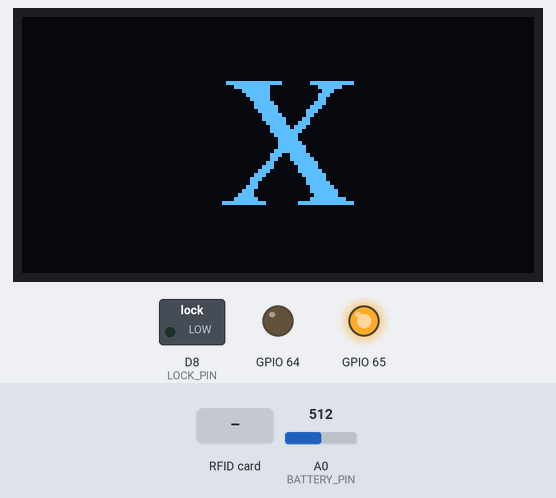
The sketch below on a simulated ESP8266 (NodeMCU). Parts: 128×64 one-colour display, switched loads named in the sketch (green lamp = pin HIGH), output pins drawn as LEDs (lit = HIGH). The test bench sets the inputs (shaded band); at power-on: A0 (BATTERY_PIN) = 512. WiFi joins after 1.5 s; servers stay silent unless stated; uploads are accepted with an empty reply; pins used as bus, display or sensor lines are not drawn; what the sketch prints to the serial monitor is not drawn.

Above: at 1.1 s.
At 3.8 s:
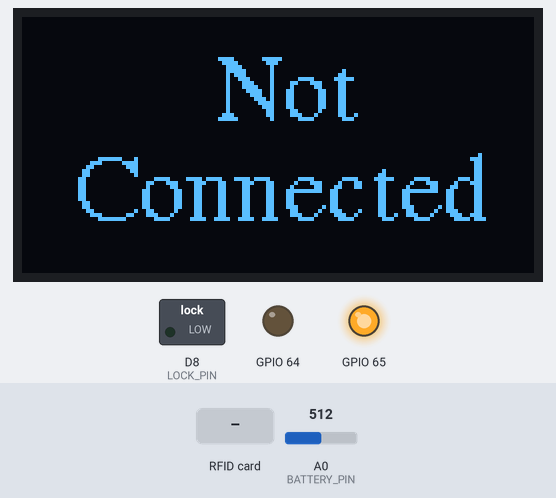
3.9 s: RFID card 5E 7A 19 C4 held to the reader
At 4.05 s:
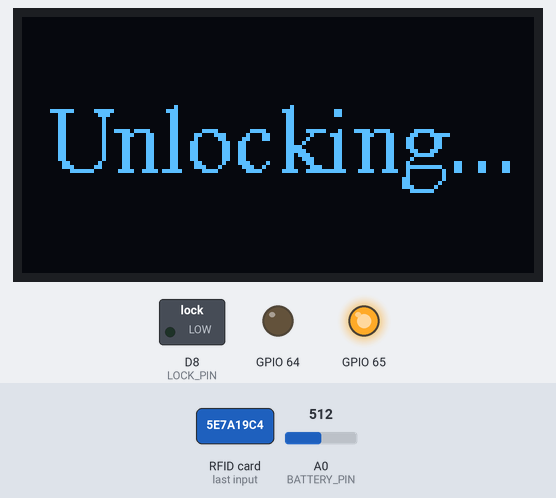
At 4.6 s:
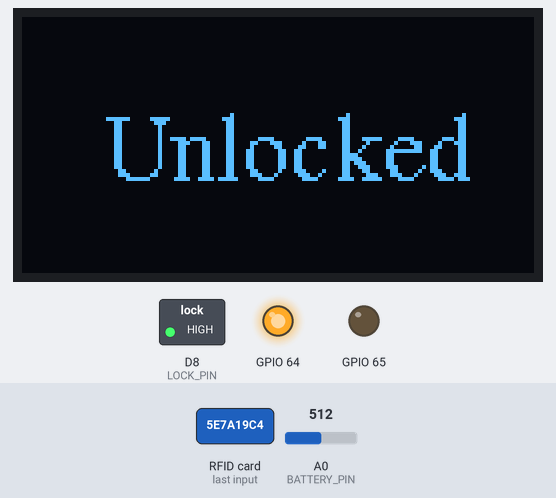
Timing chart, 0 to 11.2 s (numbered marks = the images above; inputs shaded):
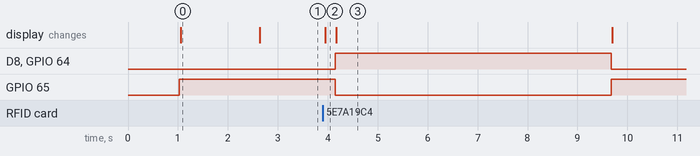

Measured:
- after the input at 3.9 s, D8 (LOCK_PIN), GPIO 64: LOW → HIGH after 0.25 s, → LOW 5.5 s later; GPIO 65: HIGH → LOW after 0.25 s, → HIGH 5.5 s later; the display: changes after 0.05 s (image 2)
- what the display in image 0 shows lasts 1.5 s, from 1.1 s to 2.6 s

The sketch:

Tap_Card_Full_System.ino
```cpp
///////////////////////////////////////////
// PROGRAM FOR EASY BIKE TAP CARD SYSTEM //
//       By Easy Bike Feature Team       //
///////////////////////////////////////////

// Intialize library
#include <SPI.h> // RFID
#include <MFRC522.h>
#include <ESP8266WiFi.h> // Wifi and HTTP
#include <ESP8266HTTPClient.h>
#include <WiFiClient.h>
#include <ArduinoJson.h>
#include <Wire.h> // OLED
#include <Adafruit_GFX.h>
#include <Adafruit_SSD1306.h>
#include <Fonts/FreeSerif12pt7b.h>
#include <Fonts/FreeSerif18pt7b.h>
#include <Fonts/FreeSerif24pt7b.h>
#define SCREEN_WIDTH 128
#define SCREEN_HEIGHT 64
#include "Arduino.h"
#include "PCF8574.h" // PCF8574

// Declaration for an SSD1306 display connected to I2C (SDA, SCL pins)
Adafruit_SSD1306 display(SCREEN_WIDTH, SCREEN_HEIGHT, &Wire, -1);

// Declaration for PCF8574 adress
PCF8574 pcf8574(0x20);

// Wifi name and password
const char *ssid =  "MF90_452200";
const char *pass =  "2U346J2J88";

// API for checking rfid input
const char *serverName = "http://api.easybike.web.id/rfidcheck";

// RFID PIN //
#define SDA_PIN D3
#define RST_PIN D4
// SCK => D5
// MOSI => D7
// MISO =>  D6
// RQ = Not connected

// OLED PIN //
// SDA => D2
// SCK => D1
// VCC => 3v below TX RX
// GND => GNB below TX RX

MFRC522 mfrc522(SDA_PIN, RST_PIN);   // Create MFRC522 instance.

// LOCK, LED and Buzzer PIN
#define LOCK_PIN D8 // Pin to control relay
#define VCC_PIN D0 // Vcc pin for LED and buzzer
#define RED_LED_PIN P0 // Pin 0 in PCF, Control Red LED
#define GREEN_LED_PIN P1 // Pin 1 in PCF, Control Green LED and Buzzer
#define BATTERY_PIN A0 // Analog input for bike battery percentage

// Battery analog read
int batteryValue;
int batteryPercentage;

void setup() {
  Serial.begin(115200);

  // Setup pin output and input
  pinMode(LOCK_PIN, OUTPUT); // Control Relay
  pinMode(VCC_PIN, OUTPUT); // Control VCC for LED and Buzzer
  pcf8574.pinMode(RED_LED_PIN, OUTPUT);
  pcf8574.pinMode(GREEN_LED_PIN, OUTPUT);
  delay(1000);

  // Check OLED display
  if (!display.begin(SSD1306_SWITCHCAPVCC, 0x3C)) { // Address 0x3D for 128x64
    Serial.println(F("SSD1306 allocation failed"));
    for (;;);
  }
  display.setTextColor(WHITE);

  // Show not connected sign in oled and led before connecting to wifi
  // In case wifi failed to connect
  wifiNotConnectedState();

  // Connect to wifi
  WifiConnecting();

  // Initiate RFID
  SPI.begin();      // Initiate  SPI bus
  mfrc522.PCD_Init();   // Initiate MFRC522
  Serial.println("Approximate your card to the reader...");
  Serial.println();
}


void loop() {
  // Battery analog read
  batteryValue = analogRead(BATTERY_PIN);
  int openAnalogInput = 825;
  batteryPercentage = (((batteryValue-openAnalogInput)));
  // minus open analog input, because when bike not connected, the input is not zero

  // State for all parameter
  lockedState();

  // Look for new cards
  if ( ! mfrc522.PICC_IsNewCardPresent()) {
    return;
  }
  // Select one of the cards
  if ( ! mfrc522.PICC_ReadCardSerial()) {
    return;
  }

  // Show UID on serial monitor
  Serial.print("UID tag :");
  String content = "";
  byte letter;
  for (byte i = 0; i < mfrc522.uid.size; i++) {
    Serial.print(mfrc522.uid.uidByte[i] < 0x10 ? " 0" : " ");
    Serial.print(mfrc522.uid.uidByte[i], HEX);
    content.concat(String(mfrc522.uid.uidByte[i] < 0x10 ? " 0" : " "));
    content.concat(String(mfrc522.uid.uidByte[i], HEX));
  }
  Serial.println();
  Serial.print("Message : ");
  content.toUpperCase();

  // JsonObject
  StaticJsonDocument<300> jsonBuffer;
  JsonObject root = jsonBuffer.to<JsonObject>();
  root["rfid"] = content.substring(1);
  char dataRFID[300];
  serializeJson(jsonBuffer, (char*)dataRFID, measureJson(jsonBuffer) + 1);
  Serial.println(dataRFID);

  if (WiFi.status() == WL_CONNECTED) {
    // RFID card detected
    // Show loading status in oled
    oledUnlocking();

    // Send RFID data to API
    HTTPClient http;
    http.begin(serverName);
    // Specify content-type header
    http.addHeader("Content-Type", "application/json");
    // Send HTTP POST request
    int httpResponseCode = http.POST(dataRFID);
    String payload = http.getString();
    Serial.print("HTTP Response code: " + String(httpResponseCode));
    Serial.println(payload);

    // Conditioning RFID(Tester)
    if (httpResponseCode == 200) {
      // Access Success
      Serial.println("Authorized access");
      // Set to unlock state for selnoid lock, oled, led and buzzer
      unlockedState();
      delay(500);
    } else if (httpResponseCode == -1) {
      // Access Failed
      Serial.println(" Connection Failed");
      oledConnectionFailed();
      pcf8574.digitalWrite(P0, HIGH);
      pcf8574.digitalWrite(P1, LOW);
      delay(400);
      pcf8574.digitalWrite(P0, LOW);
      pcf8574.digitalWrite(P1, HIGH);
      delay(400);
      } else {
      // Access Failed
      Serial.println(" Access denied");
      accessFail();
      delay(500);
    }
    // Free resources
    http.end();
  } else {
    Serial.println("WiFi DC");
    WifiConnecting();
  }
}

// State //
// When wifi not yet connected
void wifiNotConnectedState() {
  digitalWrite(VCC_PIN, HIGH); // VCC for LED and buzzer
  pcf8574.digitalWrite(RED_LED_PIN, LOW); // Red LED ON
  pcf8574.digitalWrite(GREEN_LED_PIN, HIGH); // Green LED & Buzzer OFF
  oledWifiNotConnected();
}


// Set locked state for lock, led, buzzer and oled
void lockedState() {
  // P0 is VCC of LED
  // VCC must be from nodemcu, if from PCF the voltage will be small
  digitalWrite(LOCK_PIN, LOW); // Relay OFF
  digitalWrite(VCC_PIN, HIGH); // VCC for LED and buzzer
  pcf8574.digitalWrite(RED_LED_PIN, LOW); // Red LED ON
  pcf8574.digitalWrite(GREEN_LED_PIN, HIGH); // Green LED & Buzzer OFF

  // Show battery percentage when lock locked
  // This can be used to know if bike connected
  // We assume if battery less than few percent, the bike is not connected
  if(batteryPercentage < 5){
    oledNotConnected();
  } else {
    oledCharging();
  }
}

// Set unlocked state for lock, led, buzzer and oled
void unlockedState() {
  // Open lock for 5 sec and set unlock condition
  digitalWrite(LOCK_PIN, HIGH); // Relay ON
  digitalWrite(VCC_PIN, HIGH); // VCC for LED and buzzer
  pcf8574.digitalWrite(RED_LED_PIN, HIGH); // Red LED OFF
  pcf8574.digitalWrite(GREEN_LED_PIN, LOW); // Green LED & Buzzer ON
  oledUnlcoked();
  // Delay 5s for lock to open
  delay(5000);
}

void accessFail() {
  // Show unlock status failed in oled
  oledUnlcokedFailed();

  // Make green and buzzer blinking 3 times
  pcf8574.digitalWrite(P0, HIGH);
  pcf8574.digitalWrite(P1, LOW);
  delay(400);
  pcf8574.digitalWrite(P0, LOW);
  pcf8574.digitalWrite(P1, HIGH);
  delay(400);
  pcf8574.digitalWrite(P0, HIGH);
  pcf8574.digitalWrite(P1, LOW);
  delay(400);
  pcf8574.digitalWrite(P0, LOW);
  pcf8574.digitalWrite(P1, HIGH);
  delay(400);
  pcf8574.digitalWrite(P0, HIGH);
  pcf8574.digitalWrite(P1, LOW);
  delay(400);
  pcf8574.digitalWrite(P0, LOW);
  pcf8574.digitalWrite(P1, HIGH);
  delay(400);
}


// OLED State //
void oledWifiNotConnected() {
  digitalWrite(VCC_PIN, HIGH); // VCC for LED and buzzer
  pcf8574.digitalWrite(RED_LED_PIN, LOW); // Red LED ON
  pcf8574.digitalWrite(GREEN_LED_PIN, HIGH); // Green LED & Buzzer OFF
  // Oled
  display.clearDisplay();
  display.setCursor(50, 40);
  display.setFont(&FreeSerif24pt7b);
  display.println("X");
  display.display();
}
void oledCharging() {
  display.clearDisplay();
  display.setCursor(20, 20);
  display.setFont(&FreeSerif12pt7b);
  display.println("Charging");
  display.setCursor(40, 50);
  display.setFont(&FreeSerif18pt7b);
  display.print(batteryPercentage);
  display.print("%");
  display.display();
}
void oledNotConnected() {
  display.clearDisplay();
  display.setCursor(48, 25);
  display.setFont(&FreeSerif12pt7b);
  display.println("Not");
  display.setCursor(13, 50);
  display.println("Connected");
  display.display();
}
void oledUnlocking() {
  display.clearDisplay();
  display.setCursor(6, 38);
  display.setFont(&FreeSerif12pt7b);
  display.println("Unlocking...");
  display.display();
}
void oledUnlcoked() {
  display.clearDisplay();
  display.setCursor(20, 40);
  display.setFont(&FreeSerif12pt7b);
  display.println("Unlocked");
  display.display();
}
void oledUnlcokedFailed() {
  display.clearDisplay();
  display.setCursor(21, 25);
  display.setFont(&FreeSerif12pt7b);
  display.println("Card Not");
  display.setCursor(15, 50);
  display.println("Registered");
  display.display();
}
void oledConnectionFailed() {
  display.clearDisplay();
  display.setCursor(21, 25);
  display.setFont(&FreeSerif12pt7b);
  display.println("Connection");
  display.setCursor(15, 50);
  display.println("Error");
  display.display();
}

void WifiConnecting() {
  Serial.println("Connecting to ");
  WiFi.mode(WIFI_STA);
  Serial.println(ssid);
  WiFi.begin(ssid, pass);
  while (WiFi.status() != WL_CONNECTED) {
    delay(500);
    Serial.print(".");
  }
  Serial.println("\nWiFi connected");
}
```
